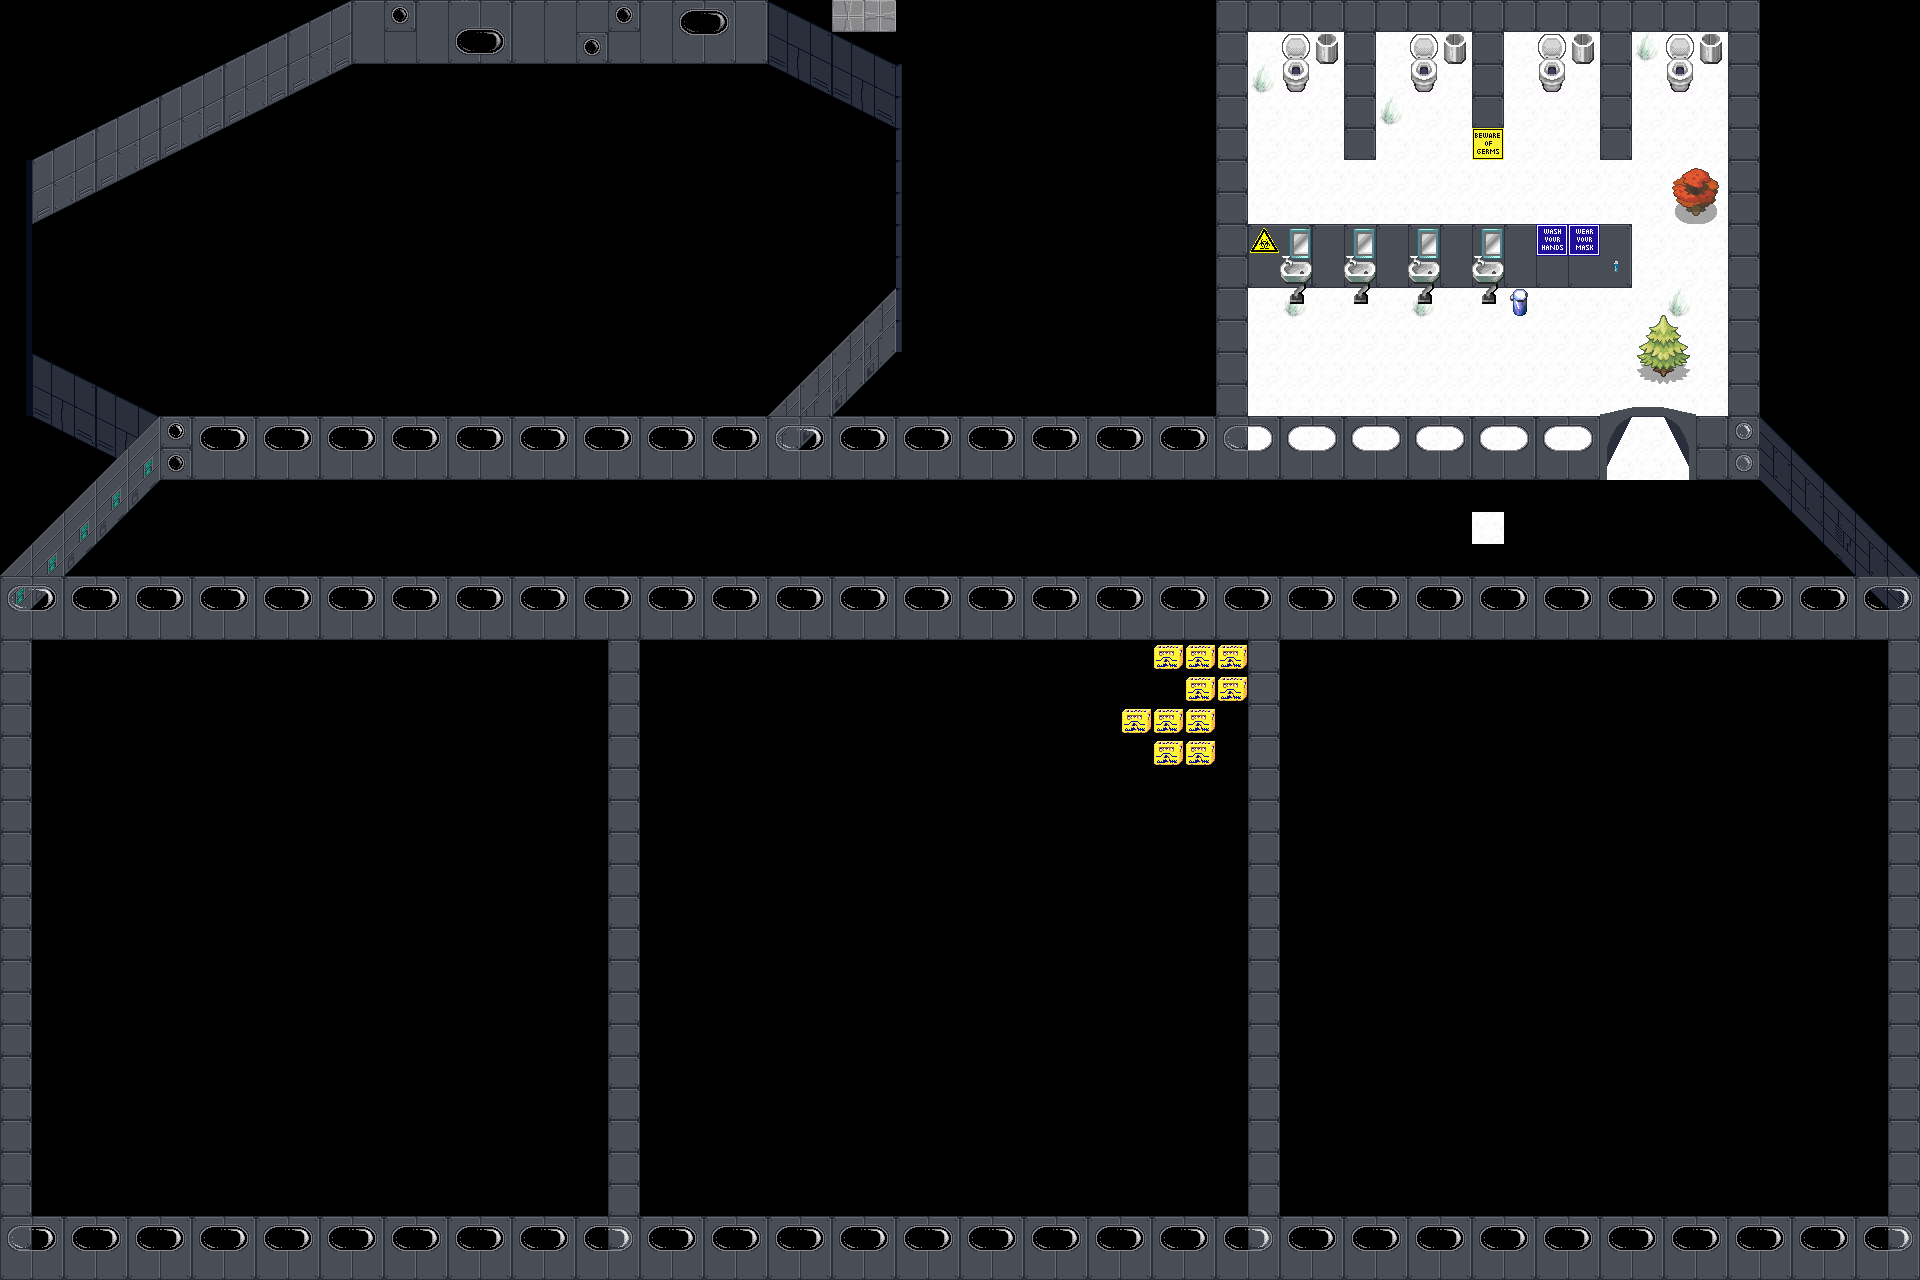

Rendered tile map (Tiled .tmx) drawn with the repository's tilesets; below, a short description and the map source with its tile grids summarised:
An orthogonal 60x40 tile map with 32x32 px tiles, 8 tile layers (start, floor, wallsOben, walls, ...), 14 tilesets.

<map version="1.4" tiledversion="1.4.3" orientation="orthogonal" renderorder="right-down" width="60" height="40" tilewidth="32" tileheight="32" infinite="0" nextlayerid="11" nextobjectid="1">
 <editorsettings>
  <export target="../main_office.json" format="json" />
 </editorsettings>
 <tileset firstgid="1" name="floortileset" tilewidth="32" tileheight="32" tilecount="64" columns="8">
  <image source="../floortileset.png" width="256" height="256" />
 </tileset>
 <tileset firstgid="65" name="rc3-mullana-floor-wall" tilewidth="32" tileheight="32" tilecount="256" columns="16">
  <image source="tiles_png/structures/rc3-mullana-floor-wall.png" width="512" height="512" />
  <tile id="0">
   <properties>
    <property name="collides" type="bool" value="true" />
   </properties>
  </tile>
  <tile id="24">
   <properties>
    <property name="collides" type="bool" value="true" />
   </properties>
  </tile>
  <tile id="25">
   <properties>
    <property name="collides" type="bool" value="true" />
   </properties>
  </tile>
  <tile id="26">
   <properties>
    <property name="collides" type="bool" value="true" />
   </properties>
  </tile>
  <tile id="27">
   <properties>
    <property name="collides" type="bool" value="true" />
   </properties>
  </tile>
  <tile id="28">
   <properties>
    <property name="collides" type="bool" value="true" />
   </properties>
  </tile>
  <tile id="29">
   <properties>
    <property name="collides" type="bool" value="true" />
   </properties>
  </tile>
  <tile id="31">
   <properties>
    <property name="collides" type="bool" value="true" />
   </properties>
  </tile>
  <tile id="64">
   <properties>
    <property name="collides" type="bool" value="true" />
   </properties>
  </tile>
  <tile id="65">
   <properties>
    <property name="collides" type="bool" value="true" />
   </properties>
  </tile>
  <tile id="66">
   <properties>
    <property name="collides" type="bool" value="true" />
   </properties>
  </tile>
  <tile id="67">
   <properties>
    <property name="collides" type="bool" value="true" />
   </properties>
  </tile>
  <tile id="68">
   <properties>
    <property name="collides" type="bool" value="true" />
   </properties>
  </tile>
  <tile id="69">
   <properties>
    <property name="collides" type="bool" value="true" />
   </properties>
  </tile>
  <tile id="70">
   <properties>
    <property name="collides" type="bool" value="true" />
   </properties>
  </tile>
  <tile id="71">
   <properties>
    <property name="collides" type="bool" value="true" />
   </properties>
  </tile>
 </tileset>
 <tileset firstgid="321" name="dk_garden" tilewidth="32" tileheight="32" tilecount="192" columns="16">
  <image source="tiles_png/structures/dk_garden.png" width="512" height="384" />
 </tileset>
 <tileset firstgid="513" name="garden" tilewidth="32" tileheight="32" tilecount="100" columns="10">
  <image source="tiles_png/structures/garden.png" width="320" height="320" />
 </tileset>
 <tileset firstgid="613" name="mapUtilities" tilewidth="32" tileheight="32" tilecount="9" columns="9">
  <image source="tiles_png/structures/mapUtilities.png" width="288" height="32" />
 </tileset>
 <tileset firstgid="622" name="rc3-mullana-colors-128" tilewidth="32" tileheight="32" tilecount="128" columns="16">
  <image source="tiles_png/structures/rc3-mullana-colors-128.png" width="512" height="256" />
 </tileset>
 <tileset firstgid="750" name="rc3-mullana-functionary" tilewidth="32" tileheight="32" tilecount="256" columns="16">
  <image source="tiles_png/structures/rc3-mullana-functionary.png" width="512" height="512" />
 </tileset>
 <tileset firstgid="1006" name="rc3-mullana-overlay" tilewidth="32" tileheight="32" tilecount="512" columns="16">
  <image source="tiles_png/structures/rc3-mullana-overlay.png" width="512" height="1024" />
 </tileset>
 <tileset firstgid="1518" name="furniture" tilewidth="32" tileheight="32" tilecount="1024" columns="16">
  <image source="tiles_png/community/cert/imgs/tilesheets/furniture.png" width="512" height="2048" />
  <tile id="9">
   <properties>
    <property name="collides" type="bool" value="true" />
   </properties>
  </tile>
  <tile id="36">
   <properties>
    <property name="collides" type="bool" value="true" />
   </properties>
  </tile>
  <tile id="52">
   <properties>
    <property name="collides" type="bool" value="true" />
   </properties>
  </tile>
  <tile id="53">
   <properties>
    <property name="collides" type="bool" value="true" />
   </properties>
  </tile>
 </tileset>
 <tileset firstgid="2542" name="rc3-mullana-objects" tilewidth="32" tileheight="32" tilecount="128" columns="16">
  <image source="tiles_png/deco/rc3-mullana-objects.png" width="512" height="256" />
 </tileset>
 <tileset firstgid="2670" name="c3gelb" tilewidth="32" tileheight="32" tilecount="1024" columns="16">
  <image source="tiles_png/community/cert/imgs/tilesheets/c3gelb.png" width="512" height="2048" />
 </tileset>
 <tileset firstgid="3694" source="pokemon_tileset.tsx" />
 <tileset firstgid="8902" name="pokemon_tileset_from_public_tiles_32x32_by_chaoticcherrycake_dab2byf" tilewidth="32" tileheight="32" tilecount="5208" columns="8">
  <image source="../pokemon_tileset_from_public_tiles_32x32_by_chaoticcherrycake_dab2byf.png" width="256" height="20832" />
 </tileset>
 <tileset firstgid="14110" name="test_2" tilewidth="32" tileheight="32" tilecount="5208" columns="8">
  <image source="../tile_sets/test_2.png" width="256" height="20832" />
 </tileset>
 <layer id="9" name="start" width="60" height="40">
  <data>[2400 cells, 1 non-empty, 1 distinct tile ids]</data>
 </layer>
 <layer id="3" name="floor" width="60" height="40">
  <data>[2400 cells, 172 non-empty, 2 distinct tile ids]</data>
 </layer>
 <layer id="4" name="wallsOben" width="60" height="40">
  <data>[2400 cells, 193 non-empty, 35 distinct tile ids]</data>
 </layer>
 <layer id="2" name="walls" width="60" height="40">
  <data>[2400 cells, 112 non-empty, 11 distinct tile ids]</data>
 </layer>
 <layer id="6" name="Badezimmer" width="60" height="40">
  <data>[2400 cells, 42 non-empty, 23 distinct tile ids]</data>
 </layer>
 <layer id="7" name="Middle" width="60" height="40">
  <data>[2400 cells, 10 non-empty, 1 distinct tile ids]</data>
 </layer>
 <layer id="10" name="underlappingWalls" width="60" height="40">
  <data>[2400 cells, 368 non-empty, 16 distinct tile ids]</data>
 </layer>
 <objectgroup id="8" name="floorLayer" />
 <layer id="1" name="overlappingWalls" width="60" height="40">
  <data>[2400 cells, 368 non-empty, 17 distinct tile ids]</data>
 </layer>
</map>
